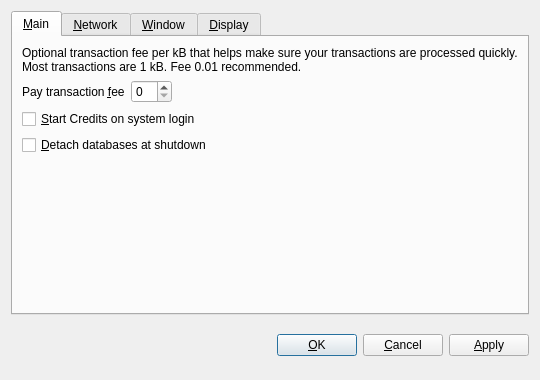
<?xml version="1.0" encoding="UTF-8"?>
<ui version="4.0">
 <class>OptionsDialog</class>
 <widget class="QDialog" name="OptionsDialog">
  <property name="geometry">
   <rect>
    <x>0</x>
    <y>0</y>
    <width>540</width>
    <height>380</height>
   </rect>
  </property>
  <property name="windowTitle">
   <string>Options</string>
  </property>
  <property name="modal">
   <bool>true</bool>
  </property>
  <layout class="QVBoxLayout" name="verticalLayout">
   <item>
    <widget class="QTabWidget" name="tabWidget">
     <property name="tabPosition">
      <enum>QTabWidget::North</enum>
     </property>
     <property name="currentIndex">
      <number>0</number>
     </property>
     <widget class="QWidget" name="tabMain">
      <attribute name="title">
       <string>&amp;Main</string>
      </attribute>
      <layout class="QVBoxLayout" name="verticalLayout_Main">
       <item>
        <widget class="QLabel" name="transactionFeeInfoLabel">
         <property name="text">
          <string>Optional transaction fee per kB that helps make sure your transactions are processed quickly. Most transactions are 1 kB. Fee 0.01 recommended.</string>
         </property>
         <property name="textFormat">
          <enum>Qt::PlainText</enum>
         </property>
         <property name="wordWrap">
          <bool>true</bool>
         </property>
        </widget>
       </item>
       <item>
        <layout class="QHBoxLayout" name="horizontalLayout_Main">
         <item>
          <widget class="QLabel" name="transactionFeeLabel">
           <property name="text">
            <string>Pay transaction &amp;fee</string>
           </property>
           <property name="textFormat">
            <enum>Qt::PlainText</enum>
           </property>
           <property name="buddy">
            <cstring>transactionFee</cstring>
           </property>
          </widget>
         </item>
         <item>
          <widget class="BitcoinAmountField" name="transactionFee"/>
         </item>
         <item>
          <spacer name="horizontalSpacer_Main">
           <property name="orientation">
            <enum>Qt::Horizontal</enum>
           </property>
           <property name="sizeHint" stdset="0">
            <size>
             <width>40</width>
             <height>20</height>
            </size>
           </property>
          </spacer>
         </item>
        </layout>
       </item>
       <item>
        <widget class="QCheckBox" name="bitcoinAtStartup">
         <property name="toolTip">
          <string>Automatically start Credits after logging in to the system.</string>
         </property>
         <property name="text">
          <string>&amp;Start Credits on system login</string>
         </property>
        </widget>
       </item>
       <item>
        <widget class="QCheckBox" name="detachDatabases">
         <property name="toolTip">
          <string>Detach block and address databases at shutdown. This means they can be moved to another data directory, but it slows down shutdown. The wallet is always detached.</string>
         </property>
         <property name="text">
          <string>&amp;Detach databases at shutdown</string>
         </property>
        </widget>
       </item>
       <item>
        <spacer name="verticalSpacer_Main">
         <property name="orientation">
          <enum>Qt::Vertical</enum>
         </property>
         <property name="sizeHint" stdset="0">
          <size>
           <width>20</width>
           <height>40</height>
          </size>
         </property>
        </spacer>
       </item>
      </layout>
     </widget>
     <widget class="QWidget" name="tabNetwork">
      <attribute name="title">
       <string>&amp;Network</string>
      </attribute>
      <layout class="QVBoxLayout" name="verticalLayout_Network">
       <item>
        <widget class="QCheckBox" name="mapPortUpnp">
         <property name="toolTip">
          <string>Automatically open the Credits client port on the router. This only works when your router supports UPnP and it is enabled.</string>
         </property>
         <property name="text">
          <string>Map port using &amp;UPnP</string>
         </property>
        </widget>
       </item>
       <item>
        <widget class="QCheckBox" name="connectSocks">
         <property name="toolTip">
          <string>Connect to the Credits network through a SOCKS proxy (e.g. when connecting through Tor).</string>
         </property>
         <property name="text">
          <string>&amp;Connect through SOCKS proxy:</string>
         </property>
        </widget>
       </item>
       <item>
        <layout class="QHBoxLayout" name="horizontalLayout_Network">
         <item>
          <widget class="QLabel" name="proxyIpLabel">
           <property name="text">
            <string>Proxy &amp;IP:</string>
           </property>
           <property name="textFormat">
            <enum>Qt::PlainText</enum>
           </property>
           <property name="buddy">
            <cstring>proxyIp</cstring>
           </property>
          </widget>
         </item>
         <item>
          <widget class="QValidatedLineEdit" name="proxyIp">
           <property name="maximumSize">
            <size>
             <width>140</width>
             <height>16777215</height>
            </size>
           </property>
           <property name="toolTip">
            <string>IP address of the proxy (e.g. 127.0.0.1)</string>
           </property>
          </widget>
         </item>
         <item>
          <widget class="QLabel" name="proxyPortLabel">
           <property name="text">
            <string>&amp;Port:</string>
           </property>
           <property name="textFormat">
            <enum>Qt::PlainText</enum>
           </property>
           <property name="buddy">
            <cstring>proxyPort</cstring>
           </property>
          </widget>
         </item>
         <item>
          <widget class="QLineEdit" name="proxyPort">
           <property name="maximumSize">
            <size>
             <width>55</width>
             <height>16777215</height>
            </size>
           </property>
           <property name="toolTip">
            <string>Port of the proxy (e.g. 9050)</string>
           </property>
          </widget>
         </item>
         <item>
          <widget class="QLabel" name="socksVersionLabel">
           <property name="text">
            <string>SOCKS &amp;Version:</string>
           </property>
           <property name="textFormat">
            <enum>Qt::PlainText</enum>
           </property>
           <property name="buddy">
            <cstring>socksVersion</cstring>
           </property>
          </widget>
         </item>
         <item>
          <widget class="QValueComboBox" name="socksVersion">
           <property name="toolTip">
            <string>SOCKS version of the proxy (e.g. 5)</string>
           </property>
          </widget>
         </item>
         <item>
          <spacer name="horizontalSpacer_Network">
           <property name="orientation">
            <enum>Qt::Horizontal</enum>
           </property>
           <property name="sizeHint" stdset="0">
            <size>
             <width>40</width>
             <height>20</height>
            </size>
           </property>
          </spacer>
         </item>
        </layout>
       </item>
       <item>
        <spacer name="verticalSpacer_Network">
         <property name="orientation">
          <enum>Qt::Vertical</enum>
         </property>
         <property name="sizeHint" stdset="0">
          <size>
           <width>20</width>
           <height>40</height>
          </size>
         </property>
        </spacer>
       </item>
      </layout>
     </widget>
     <widget class="QWidget" name="tabWindow">
      <attribute name="title">
       <string>&amp;Window</string>
      </attribute>
      <layout class="QVBoxLayout" name="verticalLayout_Window">
       <item>
        <widget class="QCheckBox" name="minimizeToTray">
         <property name="toolTip">
          <string>Show only a tray icon after minimizing the window.</string>
         </property>
         <property name="text">
          <string>&amp;Minimize to the tray instead of the taskbar</string>
         </property>
        </widget>
       </item>
       <item>
        <widget class="QCheckBox" name="minimizeOnClose">
         <property name="toolTip">
          <string>Minimize instead of exit the application when the window is closed. When this option is enabled, the application will be closed only after selecting Quit in the menu.</string>
         </property>
         <property name="text">
          <string>M&amp;inimize on close</string>
         </property>
        </widget>
       </item>
       <item>
        <spacer name="verticalSpacer_Window">
         <property name="orientation">
          <enum>Qt::Vertical</enum>
         </property>
         <property name="sizeHint" stdset="0">
          <size>
           <width>20</width>
           <height>40</height>
          </size>
         </property>
        </spacer>
       </item>
      </layout>
     </widget>
     <widget class="QWidget" name="tabDisplay">
      <attribute name="title">
       <string>&amp;Display</string>
      </attribute>
      <layout class="QVBoxLayout" name="verticalLayout_Display">
       <item>
        <layout class="QHBoxLayout" name="horizontalLayout_1_Display">
         <item>
          <widget class="QLabel" name="langLabel">
           <property name="text">
            <string>User Interface &amp;language:</string>
           </property>
           <property name="textFormat">
            <enum>Qt::PlainText</enum>
           </property>
           <property name="buddy">
            <cstring>lang</cstring>
           </property>
          </widget>
         </item>
         <item>
          <widget class="QValueComboBox" name="lang">
           <property name="toolTip">
            <string>The user interface language can be set here. This setting will take effect after restarting Credits.</string>
           </property>
          </widget>
         </item>
        </layout>
       </item>
       <item>
        <layout class="QHBoxLayout" name="horizontalLayout_2_Display">
         <item>
          <widget class="QLabel" name="unitLabel">
           <property name="text">
            <string>&amp;Unit to show amounts in:</string>
           </property>
           <property name="textFormat">
            <enum>Qt::PlainText</enum>
           </property>
           <property name="buddy">
            <cstring>unit</cstring>
           </property>
          </widget>
         </item>
         <item>
          <widget class="QValueComboBox" name="unit">
           <property name="toolTip">
            <string>Choose the default subdivision unit to show in the interface and when sending coins.</string>
           </property>
          </widget>
         </item>
        </layout>
       </item>
       <item>
        <widget class="QCheckBox" name="displayAddresses">
         <property name="toolTip">
          <string>Whether to show Credits addresses in the transaction list or not.</string>
         </property>
         <property name="text">
          <string>&amp;Display addresses in transaction list</string>
         </property>
        </widget>
       </item>
       <item>
        <spacer name="verticalSpacer_Display">
         <property name="orientation">
          <enum>Qt::Vertical</enum>
         </property>
         <property name="sizeHint" stdset="0">
          <size>
           <width>20</width>
           <height>40</height>
          </size>
         </property>
        </spacer>
       </item>
      </layout>
     </widget>
    </widget>
   </item>
   <item>
    <layout class="QHBoxLayout" name="horizontalLayout_Buttons">
     <item>
      <spacer name="horizontalSpacer_1">
       <property name="orientation">
        <enum>Qt::Horizontal</enum>
       </property>
       <property name="sizeHint" stdset="0">
        <size>
         <width>40</width>
         <height>48</height>
        </size>
       </property>
      </spacer>
     </item>
     <item>
      <widget class="QLabel" name="statusLabel">
       <property name="font">
        <font>
         <weight>75</weight>
         <bold>true</bold>
        </font>
       </property>
       <property name="text">
        <string/>
       </property>
       <property name="textFormat">
        <enum>Qt::PlainText</enum>
       </property>
       <property name="wordWrap">
        <bool>true</bool>
       </property>
      </widget>
     </item>
     <item>
      <spacer name="horizontalSpacer_2">
       <property name="orientation">
        <enum>Qt::Horizontal</enum>
       </property>
       <property name="sizeHint" stdset="0">
        <size>
         <width>40</width>
         <height>48</height>
        </size>
       </property>
      </spacer>
     </item>
     <item>
      <widget class="QPushButton" name="okButton">
       <property name="text">
        <string>&amp;OK</string>
       </property>
      </widget>
     </item>
     <item>
      <widget class="QPushButton" name="cancelButton">
       <property name="text">
        <string>&amp;Cancel</string>
       </property>
       <property name="autoDefault">
        <bool>false</bool>
       </property>
      </widget>
     </item>
     <item>
      <widget class="QPushButton" name="applyButton">
       <property name="text">
        <string>&amp;Apply</string>
       </property>
       <property name="autoDefault">
        <bool>false</bool>
       </property>
       <property name="default">
        <bool>false</bool>
       </property>
       <property name="flat">
        <bool>false</bool>
       </property>
      </widget>
     </item>
    </layout>
   </item>
  </layout>
 </widget>
 <customwidgets>
  <customwidget>
   <class>BitcoinAmountField</class>
   <extends>QSpinBox</extends>
   <header>bitcoinamountfield.h</header>
   <container>1</container>
  </customwidget>
  <customwidget>
   <class>QValueComboBox</class>
   <extends>QComboBox</extends>
   <header>qvaluecombobox.h</header>
  </customwidget>
  <customwidget>
   <class>QValidatedLineEdit</class>
   <extends>QLineEdit</extends>
   <header>qvalidatedlineedit.h</header>
  </customwidget>
 </customwidgets>
 <resources/>
 <connections/>
</ui>
